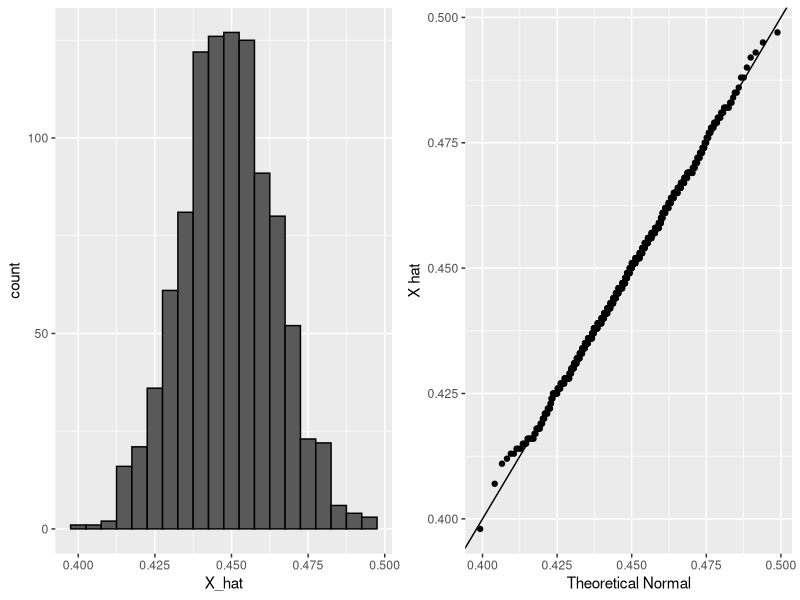
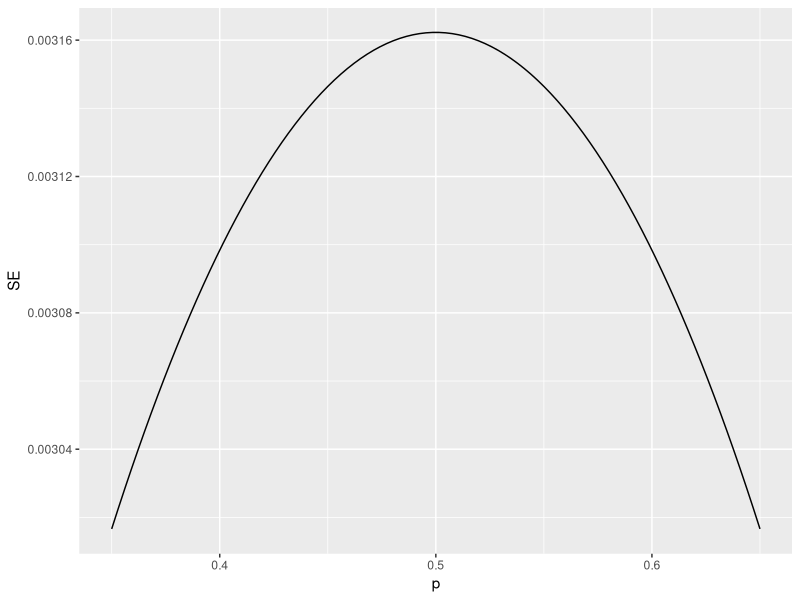

Here is the R script that generated these plots, in order:
# Computing the probability of X hat being within .01 of p
X_hat = 0.48
N = 25
SE = sqrt(X_hat * ((1 - X_hat) / N))
pnorm(0.01/SE) - pnorm(-0.01/SE)

# Monte carlo simulation
p = 0.45
N = 1000
B = 1000
x = sample(
  c(0, 1), 
  replace = TRUE, 
  size = N, 
  prob = c(1 - p, p))
X_hat = replicate(B, {
  x = sample(
    c(0, 1), 
    replace = TRUE, 
    size = N, 
    prob = c(1 - p, p))
  mean(x)
})

library(tidyverse)
library(gridExtra)
histogram = data.frame(X_hat = X_hat) %>%
  ggplot(aes(X_hat)) +
  geom_histogram(binwidth = 0.005, color = "black")
qq_plot = data.frame(X_hat = X_hat) %>%
  ggplot(aes(sample = X_hat)) +
  stat_qq(dparams = list(mean = mean(X_hat), sd = sd(X_hat))) +
  geom_abline() +
  ylab("X hat") +
  xlab("Theoretical Normal")
grid.arrange(histogram, qq_plot, nrow = 1)

# Plotting margin of error in an extremely large poll 
# over a range of values of p
N = 100000
p = seq(0.35, 0.65, length = 100)
get_se = function(x) {
  2 * sqrt(x * (1 - x) / N)
}
SE = sapply(p, get_se)
data.frame(p = p, SE = SE) %>%
  ggplot(aes(p, SE)) + 
  geom_line()
